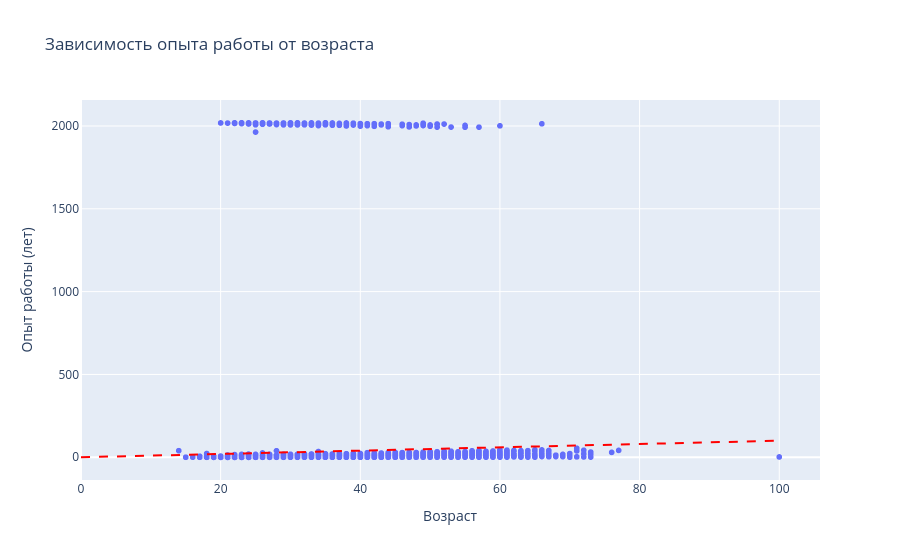

Notebook code for this chart:
### Markdown cell above
8. Постройте **диаграмму рассеяния**, показывающую зависимость опыта работы (**"Опыт работы (месяц)"**) от возраста (**"Возраст"**). Опыт работы переведите из месяцев в года, чтобы признаки были в едином масштабе. Постройте на графике дополнительно прямую, проходящую через точки (0, 0) и (100, 100). Данная прямая соответствует значениям, когда опыт работы равен возрасту человека. Точки, лежащие на этой прямой и выше нее - аномалии в наших данных (опыт работы больше либо равен возрасту соискателя)

### Code cell
hh_data['Опыт работы (лет)'] = hh_data['Опыт работы (месяц)'] / 12

fig = px.scatter(
    hh_data,
    x='Возраст',
    y='Опыт работы (лет)',
    title='Зависимость опыта работы от возраста'
)
fig.add_shape(
    type='line',
    x0=0, y0=0, x1=100, y1=100,
    line=dict(color='Red', dash='dash')
)
fig.show()

### Figure 1 — Plotly figure (JSON) as saved in the notebook; plotly's stock layout.template omitted (floating-point values rounded to 4 significant figures; data arrays with more than 128 entries replaced by an {"elided": "..."} marker saying what was removed)
{"data": [{"hovertemplate": "Возраст=%{x}<br>Опыт работы (лет)=%{y}<extra></extra>", "legendgroup": "", "marker": {"color": "#636efa", "symbol": "circle"}, "mode": "markers", "name": "", "showlegend": false, "type": "scattergl", "x": {"elided": "44744 int values"}, "xaxis": "x", "y": {"elided": "44744 float values"}, "yaxis": "y"}], "layout": {"legend": {"tracegroupgap": 0}, "shapes": [{"line": {"color": "Red", "dash": "dash"}, "type": "line", "x0": 0, "x1": 100, "y0": 0, "y1": 100}], "title": {"text": "Зависимость опыта работы от возраста"}, "xaxis": {"anchor": "y", "domain": [0, 1], "title": {"text": "Возраст"}}, "yaxis": {"anchor": "x", "domain": [0, 1], "title": {"text": "Опыт работы (лет)"}}}}
